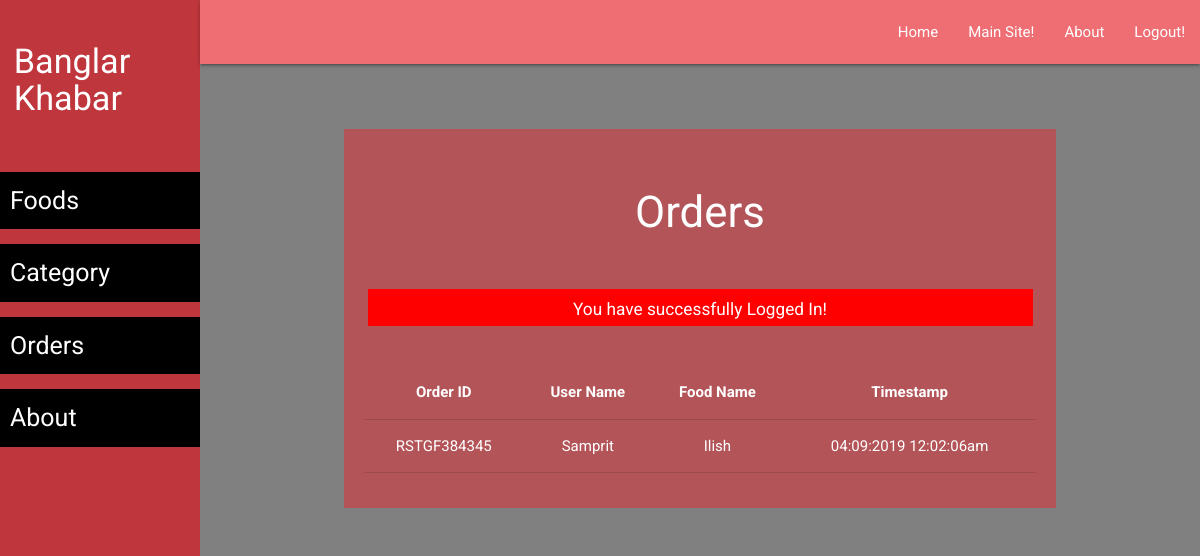
Page /admin/order-list.php (signed in) on the committed database.
### tables this page shows
CREATE TABLE `orders` (
  `id` int(11) NOT NULL,
  `order_id` varchar(20) NOT NULL,
  `user_id` varchar(10) NOT NULL,
  `food_id` varchar(10) NOT NULL,
  `user_name` varchar(100) NOT NULL,
  `timestamp` varchar(50) NOT NULL
);

CREATE TABLE `food` (
  `id` int(11) NOT NULL,
  `cat_id` int(10) NOT NULL,
  `fname` varchar(50) NOT NULL,
  `description` varchar(250) NOT NULL
);

### admin/order-list.php (the view, shortened to what this page needs)
<?php require('layout/header.php'); ?>
<?php require('layout/left-sidebar-long.php'); ?>
<?php require('layout/topnav.php'); ?>
<?php require('layout/left-sidebar-short.php'); ?>
<?php
require('../backends/connection-pdo.php');
$sql = 'SELECT orders.order_id, orders.user_name, orders.timestamp, food.fname FROM orders LEFT JOIN food ON orders.food_id = food.id';
$query  = $pdoconn->prepare($sql);
$query->execute();
$arr_all = $query->fetchAll(PDO::FETCH_ASSOC);
?>
<div class="section white-text" style="background: #B35458;">
	<div class="section">
		<h3>Orders</h3>
	</div>
  <?php
    if (isset($_SESSION['msg'])) {
        echo '<div class="section center" style="margin: 5px 35px;"><div class="row" style="background: red; color: white;">
        <div class="col s12">
            <h6>'.$_SESSION['msg'].'</h6>
            </div>
        </div></div>';
    }
    ?>
	<div class="section center" style="padding: 20px;">
		<table class="centered responsive-table">
        <thead>
          <tr>
              <th>Order ID</th>
              <th>User Name</th>
              <th>Food Name</th>
              <th>Timestamp</th>
          </tr>
        </thead>
        <tbody>
          <?php
            foreach ($arr_all as $key) {
          ?>
          <tr>
            <td><?php echo $key['order_id']; ?></td>
            <td><?php echo $key['user_name']; ?></td>
            <td><?php echo $key['fname']; ?></td>
            <td><?php echo $key['timestamp']; ?></td>
          </tr>
          <?php } ?>
        </tbody>
      </table>
	</div>
</div>
<?php require('layout/footer.php'); ?>

### css/form-style.css (style rules this page uses)
body { background: #808080; font-family: "Roboto", sans-serif; -webkit-font-smoothing: antialiased; -moz-osx-font-smoothing: grayscale; }
.row { margin-bottom: 0 !important; }
.col { padding: 0 !important; }

### rows in the picture
orders: order "RSTGF384345", user_name "Samprit", food.fname "Ilish", timestamp "04:09:2019 12:02:06am"

### other values in the picture
$_SESSION['msg'] "You have successfully Logged In!"
